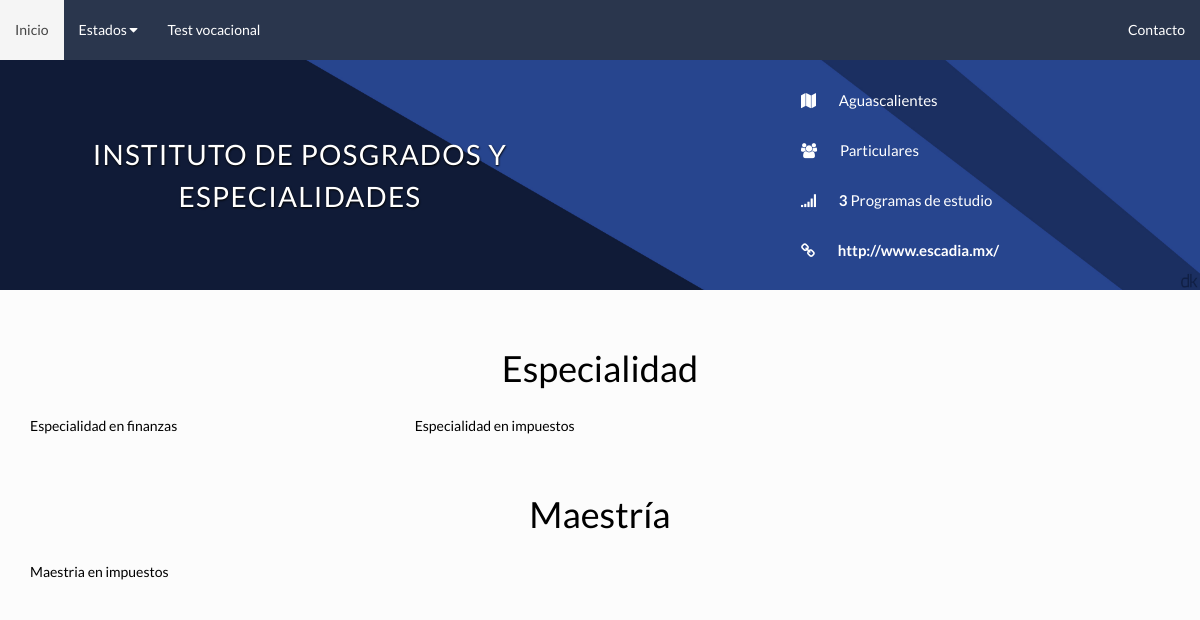
The app's page /universidad/273/ with its own data.
### unsearch/models.py (models this page shows)
class Universidad(models.Model):
	estado = models.ForeignKey('unsearch.Estado', related_name='universidades')
	nombre = models.CharField(max_length=150)
	tipo = models.CharField(max_length=50) # Privada, publica, etc
	sitio_web = models.CharField(max_length=75, blank=True, null=True)
	class Meta:
		verbose_name = "Universidad"
		verbose_name_plural = "Universidades"
	def __str__(self):
		return self.nombre

class Estado(models.Model):
	nombre = models.CharField(max_length=50)
	imagen = models.ImageField(null=True, blank=True)
	municipios = models.IntegerField(default=0)
	class Meta:
		verbose_name = "Estado"
		verbose_name_plural = "Estados"
	def __str__(self):
		return self.nombre

class Carrera(models.Model):
	universidad = models.ForeignKey('unsearch.Universidad', related_name='carreras')
	nombre = models.CharField(max_length=100)
	grado = models.CharField(max_length=50) # Licenciatura, especialdad, etc
	class Meta:
		verbose_name = "Carrera"
		verbose_name_plural = "Carreras"
	def __str__(self):
		return self.nombre

### unsearch/views.py (the view)
# urls.py: url(r'^universidad/(?P<pk>[0-9]+)/$', views.universidad, name='universidad'),
def universidad(request, pk):
	universidad = get_object_or_404(Universidad, pk=pk)
	carreras = Carrera.objects.filter(universidad__pk=pk)
	return render(request,'unsearch/universidad.html', {'carreras':carreras, 'universidad':universidad})

### unsearch/templates/unsearch/universidad.html
{% extends "unsearch/parts/base.html" %}
{% load staticfiles %}
{% block nav-global %}
	{% include "unsearch/parts/navbar.html" %}
{% endblock nav-global %}
{% block content %}
<div class="bg-universidad">
	<div id="bloque-universidad" class="simple-blur mb-10">
		<div class="uk-grid grid-reset uk-flex uk-flex-middle uk-flex-space-between">
			<div class="uk-width-medium-1-2 uk-width-small-1-1 fn-center bloque-espacio">
				<h1 class="b-title fn-light fn-28">{{universidad}}</h1>
			</div>
			<div class="uk-width-medium-1-2 uk-width-small-1-1 vertical-flex fn-light fn-15">
				<ul class="uk-list">
					<li class="uk-list-line"><i class="uk-icon-map"></i> {{universidad.estado}}</li>
					<li class="uk-list-line"><i class="uk-icon-group"></i> {{universidad.tipo}}</li>
					<li class="uk-list-line"><i class="uk-icon-signal"></i> <b>{{carreras.count}}</b> Programas de estudio</li>
					{% if universidad.sitio_web %}
						<li class="uk-list-line"><i class="uk-icon-link"></i> <a href="{{universidad.sitio_web}}" class="uk-text-contrast" target="_blank"><b>{{universidad.sitio_web}}</b></a></li>
					{% endif %}
				</ul>
			</div>
		</div>
	</div>
</div>
{% regroup carreras by grado as nivel_estudios %}
<div id="carreras">
{% for nivel in nivel_estudios %}
	<div class="mb-50 mt-20 fn-black">
		<h3 class="fn-36 lh-36 mb-20 fn-center fn-black">{{nivel.grouper}}</h3>
		<ul class="uk-list">
		{% for carrera in nivel.list %}
			<li class="uk-list-line">{{carrera|lower|capfirst}}</li>
		{% endfor %}
		</ul>
	</div>
{% endfor %}
</div>
{% endblock content %}

### unsearch/static/css/main.css (style rules this page uses)
.simple-blur { -webkit-backdrop-filter:blur(10px);background-color:transparent }
.bg-universidad { background:#fff url("../img/materialblue.jpg") no-repeat center bottom;background-size:cover;border:0 }
.fn-15 { font-size:15px }
.fn-28 { font-size:28px }
.fn-36 { font-size:36px }
.lh-36 { line-height:36px }
.fn-black { color:black }
.fn-light { color:#fff }
.fn-center { text-align:center }
.grid-reset>* { padding-left:0 }
.mb-10 { margin-bottom:10px }
.mb-20 { margin-bottom:20px }
.mb-50 { margin-bottom:50px }
.mt-20 { margin-top:20px }
.vertical-flex { display:flex;align-items:center;justify-content:center }
html { -webkit-box-sizing:border-box;-moz-box-sizing:border-box;box-sizing:border-box;background-color:#FCFCFC }
*,*:before,*:after { -webkit-box-sizing:inherit;-moz-box-sizing:inherit;box-sizing:inherit }
body { background-color:#FCFCFC;text-rendering:optimizeLegibility }
html,body,h1,h2,h3,h4,h5,h6,p,input,button,a { font-family:'Lato', sans-serif }
a { color:#007AFF }
.uk-grid { margin:0 }
#bloque-universidad { padding-top:30px;padding-bottom:30px }
#bloque-universidad .bloque-espacio { padding:0 20px }
#bloque-universidad .uk-grid { margin:0 }
#bloque-universidad .b-title { letter-spacing:1.2px;text-shadow:.5px .5px 2px #000 }
#bloque-universidad li { margin-bottom:30px }
#bloque-universidad li i { margin-right:20px }
#bloque-universidad li:last-child { margin-bottom:0 }
#carreras { padding:30px }
#carreras ul { columns:3;-webkit-columns:3;-moz-columns:3 }
#carreras ul li { break-inside:avoid-column;-webkit-column-break-inside:avoid;padding:10px 0 }

### records on screen
Universidad: nombre "INSTITUTO DE POSGRADOS Y ESPECIALIDADES", estado "Aguascalientes", tipo "Particulares", sitio_web "http://www.escadia.mx/"
Carrera: grouper "Especialidad", nombre "Especialidad en finanzas"
Carrera: nombre "Especialidad en impuestos"
Carrera: grouper "Maestría", nombre "Maestria en impuestos"

### other values on screen
{{ carreras.count }} "3"
